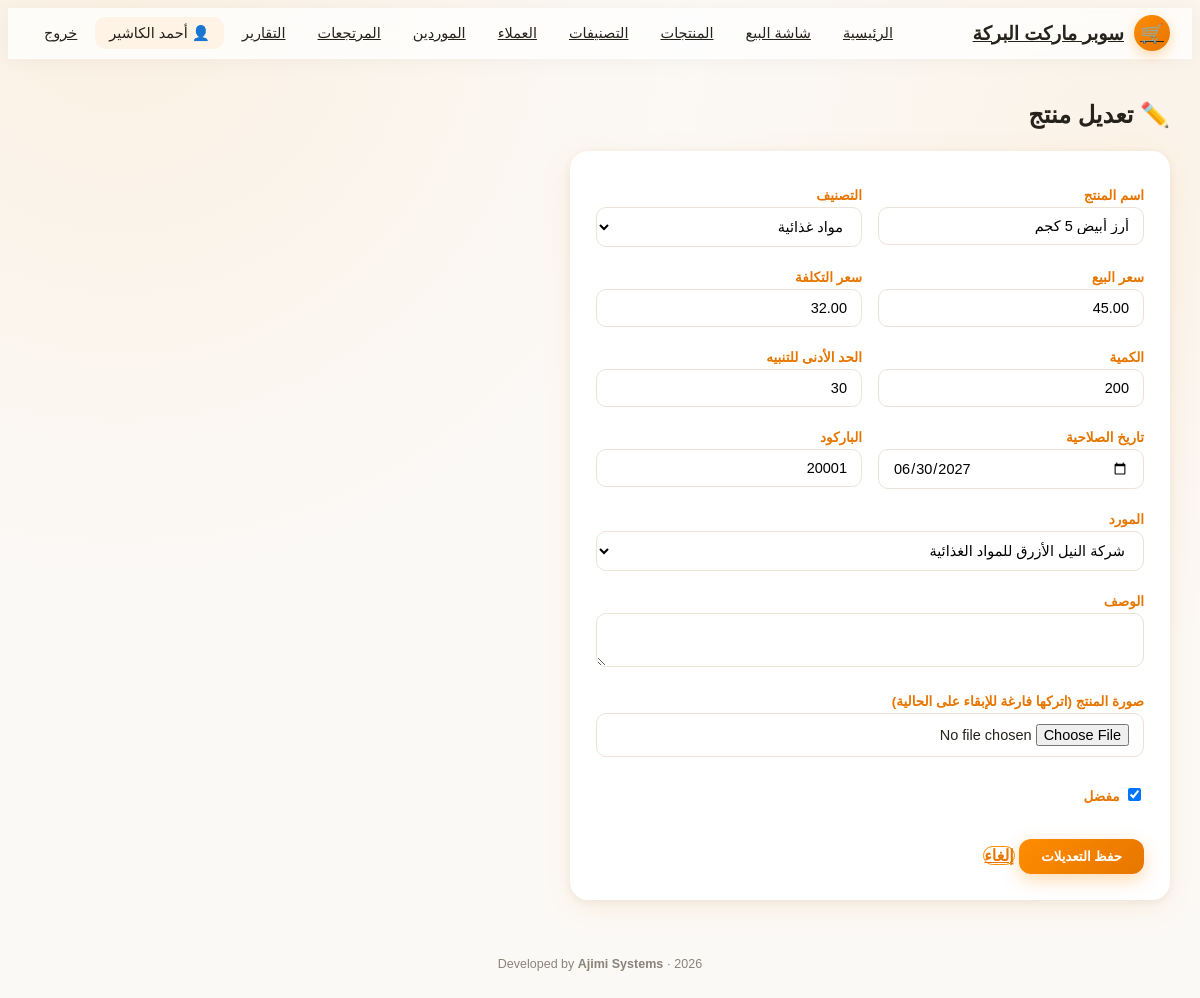
Page /products/edit.php?id=1 (signed in) on the committed database.
### tables this page shows
CREATE TABLE IF NOT EXISTS products (
    id INT AUTO_INCREMENT PRIMARY KEY,
    name VARCHAR(150) NOT NULL,
    category_id INT NULL,
    unit_price DECIMAL(10,2) NOT NULL DEFAULT 0,
    cost_price DECIMAL(10,2) NOT NULL DEFAULT 0,
    quantity INT NOT NULL DEFAULT 0,
    min_quantity INT NOT NULL DEFAULT 10,
    expiry_date DATE NOT NULL,
    barcode VARCHAR(50),
    description TEXT,
    image VARCHAR(255),
    is_favorite TINYINT(1) DEFAULT 0,
    active TINYINT(1) DEFAULT 1,
    supplier_id INT NULL,
    created_at TIMESTAMP DEFAULT CURRENT_TIMESTAMP,
    FOREIGN KEY (category_id) REFERENCES categories(id) ON DELETE SET NULL,
    FOREIGN KEY (supplier_id) REFERENCES suppliers(id) ON DELETE SET NULL
);

CREATE TABLE IF NOT EXISTS categories (
    id INT AUTO_INCREMENT PRIMARY KEY,
    name VARCHAR(100) NOT NULL
);

CREATE TABLE IF NOT EXISTS suppliers (
    id INT AUTO_INCREMENT PRIMARY KEY,
    name VARCHAR(150) NOT NULL,
    phone VARCHAR(30),
    address VARCHAR(255)
);

### products/edit.php (the view, shortened to what this page needs)
<?php
require_once __DIR__ . '/../includes/functions.php';
$id = (int)($_GET['id'] ?? 0);
$stmt = $pdo->prepare("SELECT * FROM products WHERE id = ?");
$stmt->execute([$id]);
$product = $stmt->fetch();
$categories = $pdo->query("SELECT id, name FROM categories ORDER BY name")->fetchAll();
$suppliers = $pdo->query("SELECT id, name FROM suppliers ORDER BY name")->fetchAll();
require_once __DIR__ . '/../includes/header.php';
?>
<h2 class="mb-4">✏️ تعديل منتج</h2>
<form method="POST" enctype="multipart/form-data" class="form-glass" style="max-width:600px">
    <div class="row">
        <div class="col-md-6">
            <label class="form-label">اسم المنتج</label>
            <input type="text" name="name" class="form-control" value="<?php echo htmlspecialchars($product['name']); ?>" required>
        </div>
        <div class="col-md-6">
            <label class="form-label">التصنيف</label>
            <select name="category_id" class="form-select">
                <?php foreach ($categories as $c): ?>
                    <option value="<?php echo $c['id']; ?>" <?php echo $c['id']==$product['category_id']?'selected':''; ?>><?php echo htmlspecialchars($c['name']); ?></option>
                <?php endforeach; ?>
            </select>
        </div>
        <div class="col-md-6">
            <label class="form-label">سعر البيع</label>
            <input type="number" step="0.01" name="unit_price" class="form-control" value="<?php echo $product['unit_price']; ?>" required>
        </div>
        <div class="col-md-6">
            <label class="form-label">سعر التكلفة</label>
            <input type="number" step="0.01" name="cost_price" class="form-control" value="<?php echo $product['cost_price']; ?>">
        </div>
        <div class="col-md-6">
            <label class="form-label">الكمية</label>
            <input type="number" name="quantity" class="form-control" value="<?php echo $product['quantity']; ?>" required>
        </div>
        <div class="col-md-6">
            <label class="form-label">الحد الأدنى للتنبيه</label>
            <input type="number" name="min_quantity" class="form-control" value="<?php echo $product['min_quantity']; ?>">
        </div>
        <div class="col-md-6">
            <label class="form-label">تاريخ الصلاحية</label>
            <input type="date" name="expiry_date" class="form-control" value="<?php echo $product['expiry_date']; ?>" required>
        </div>
        <div class="col-md-6">
            <label class="form-label">الباركود</label>
            <input type="text" name="barcode" class="form-control" value="<?php echo htmlspecialchars($product['barcode']); ?>">
        </div>
        <div class="col-md-12">
            <label class="form-label">المورد</label>
            <select name="supplier_id" class="form-select">
                <?php foreach ($suppliers as $s): ?>
                    <option value="<?php echo $s['id']; ?>" <?php echo $s['id']==$product['supplier_id']?'selected':''; ?>><?php echo htmlspecialchars($s['name']); ?></option>
                <?php endforeach; ?>
            </select>
        </div>
        <div class="col-md-12">
            <label class="form-label">الوصف</label>
            <textarea name="description" class="form-control" rows="2"><?php echo htmlspecialchars($product['description']); ?></textarea>
        </div>
        <div class="col-md-12">
            <label class="form-label">صورة المنتج (اتركها فارغة للإبقاء على الحالية)</label>
            <input type="file" name="image" class="form-control" accept="image/*">
        </div>
        <div class="col-md-12 mt-3">
            <input type="checkbox" name="is_favorite" id="fav" <?php echo $product['is_favorite']?'checked':''; ?>> <label for="fav">مفضل</label>
        </div>
    </div>
    <button type="submit" class="btn btn-orange mt-4">حفظ التعديلات</button>
    <a href="list.php" class="btn btn-outline-orange mt-4">إلغاء</a>
</form>
<?php require_once __DIR__ . '/../includes/footer.php'; ?>

### assets/css/style.css (style rules this page uses)
:root { --orange: #FF8C00; --orange-dark: #E67600; --orange-light: #FFB347; --ink: #26221C; --muted: #8A8377; --bg: #FBF9F6; --glass-bg: rgba(255, 255, 255, 0.65); --glass-border: rgba(255, 255, 255, 0.5); --danger: #E03E3E; --success: #1E9E5A; --warning: #F0A500; --radius-lg: 18px; --radius-md: 12px; --shadow-soft: 0 8px 30px rgba(255, 140, 0, 0.10), 0 2px 8px rgba(38,34,28,0.06); }
* { box-sizing: border-box; }
body { background: radial-gradient(circle at 10% 0%, rgba(255,140,0,0.08), transparent 40%), radial-gradient(circle at 95% 15%, rgba(255,140,0,0.06), transparent 35%), var(--bg); color: var(--ink); font-family: 'Tajawal', 'Tahoma', sans-serif; min-height: 100vh; }
h1,h2,h3,h4,h5 { font-family: 'Almarai', 'Tajawal', sans-serif; color: var(--ink); }
.btn-orange { background: linear-gradient(135deg, var(--orange), var(--orange-dark)); color: #fff; border: none; border-radius: var(--radius-md); padding: 10px 22px; font-weight: 700; font-family: 'Tajawal', sans-serif; box-shadow: 0 6px 18px rgba(255,140,0,0.30); transition: transform .12s ease, box-shadow .12s ease; }
.btn-outline-orange { border: 1.5px solid var(--orange); color: var(--orange-dark); background: #fff; border-radius: var(--radius-md); font-weight: 600; }
.form-glass { background: #fff; border-radius: var(--radius-lg); padding: 26px; box-shadow: var(--shadow-soft); }
.form-glass label { font-weight: 700; font-size: 13.5px; color: var(--orange-dark); margin-top: 10px; }
.form-glass .form-control, .form-glass .form-select { border-radius: 10px; border: 1px solid #EAE3D6; padding: 10px 14px; font-family: 'Tajawal', sans-serif; }
.row { display: flex; flex-wrap: wrap; margin-left: -8px; margin-right: -8px; }
.row > [class*="col-"] { padding-left: 8px; padding-right: 8px; margin-bottom: 12px; }
.col-md-2, .col-md-3, .col-md-4, .col-md-6, .col-md-8, .col-md-12, .col-lg-3, .col-lg-4, .col-lg-8 { flex: 0 0 100%; max-width: 100%; }
@media (min-width: 768px) { .col-md-6 { flex: 0 0 50%; max-width: 50%; } }
@media (min-width: 768px) { .col-md-12 { flex: 0 0 100%; max-width: 100%; } }
.mb-4 { margin-bottom:22px }
.mt-3 { margin-top:16px }
.mt-4 { margin-top:22px }
.form-label { display: block; font-weight: 700; font-size: 13.5px; color: var(--orange-dark); margin-top: 10px; margin-bottom: 4px; }
.form-control, .form-select { width: 100%; padding: 10px 14px; border-radius: 10px; border: 1px solid #EAE3D6; font-family: 'Tajawal', 'Segoe UI', Tahoma, Arial, sans-serif; font-size: 14.5px; background: #fff; }
textarea.form-control { resize: vertical; }

### rows in the picture
products: name "أرز أبيض 5 كجم", category_id "مواد غذائية", unit_price "45.00", cost_price "32.00", quantity "200", min_quantity "30", expiry_date "06/30/2027", barcode "20001", supplier_id "شركة النيل الأزرق للمواد الغذائية", is_favorite "☑"

### other values in the picture
$storeName "سوبر ماركت البركة"
$_SESSION['full_name'] "أحمد الكاشير"
